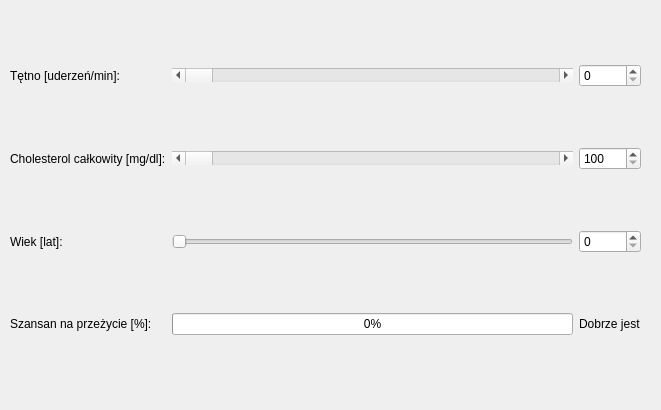
<?xml version="1.0" encoding="UTF-8"?>
<ui version="4.0">
 <class>Dialog</class>
 <widget class="QDialog" name="Dialog">
  <property name="geometry">
   <rect>
    <x>0</x>
    <y>0</y>
    <width>661</width>
    <height>410</height>
   </rect>
  </property>
  <property name="windowTitle">
   <string>Dialog</string>
  </property>
  <widget class="QWidget" name="gridLayoutWidget">
   <property name="geometry">
    <rect>
     <x>10</x>
     <y>10</y>
     <width>631</width>
     <height>381</height>
    </rect>
   </property>
   <layout class="QGridLayout" name="gridLayout">
    <item row="3" column="1">
     <widget class="QProgressBar" name="progressBar">
      <property name="value">
       <number>0</number>
      </property>
     </widget>
    </item>
    <item row="0" column="0">
     <widget class="QLabel" name="label">
      <property name="text">
       <string>Tętno [uderzeń/min]:</string>
      </property>
     </widget>
    </item>
    <item row="2" column="1">
     <widget class="QSlider" name="wiekBar">
      <property name="maximum">
       <number>130</number>
      </property>
      <property name="orientation">
       <enum>Qt::Horizontal</enum>
      </property>
     </widget>
    </item>
    <item row="1" column="1">
     <widget class="QScrollBar" name="cholBar">
      <property name="minimum">
       <number>100</number>
      </property>
      <property name="maximum">
       <number>300</number>
      </property>
      <property name="orientation">
       <enum>Qt::Horizontal</enum>
      </property>
     </widget>
    </item>
    <item row="0" column="1">
     <widget class="QScrollBar" name="tetnoBar">
      <property name="maximum">
       <number>200</number>
      </property>
      <property name="orientation">
       <enum>Qt::Horizontal</enum>
      </property>
     </widget>
    </item>
    <item row="2" column="0">
     <widget class="QLabel" name="label_3">
      <property name="text">
       <string>Wiek [lat]:</string>
      </property>
     </widget>
    </item>
    <item row="1" column="0">
     <widget class="QLabel" name="label_2">
      <property name="text">
       <string>Cholesterol całkowity [mg/dl]:</string>
      </property>
     </widget>
    </item>
    <item row="3" column="0">
     <widget class="QLabel" name="label_4">
      <property name="text">
       <string>Szansan na przeżycie [%]:</string>
      </property>
     </widget>
    </item>
    <item row="0" column="2">
     <widget class="QSpinBox" name="tetnoBox">
      <property name="maximum">
       <number>200</number>
      </property>
     </widget>
    </item>
    <item row="1" column="2">
     <widget class="QSpinBox" name="cholBox">
      <property name="minimum">
       <number>100</number>
      </property>
      <property name="maximum">
       <number>300</number>
      </property>
     </widget>
    </item>
    <item row="2" column="2">
     <widget class="QSpinBox" name="wiekBox">
      <property name="maximum">
       <number>130</number>
      </property>
     </widget>
    </item>
    <item row="3" column="2">
     <widget class="QLabel" name="progress">
      <property name="text">
       <string>&lt;html&gt;&lt;head/&gt;&lt;body&gt;&lt;p&gt;Dobrze jest&lt;/p&gt;&lt;/body&gt;&lt;/html&gt;</string>
      </property>
     </widget>
    </item>
   </layout>
  </widget>
 </widget>
 <resources/>
 <connections/>
</ui>
